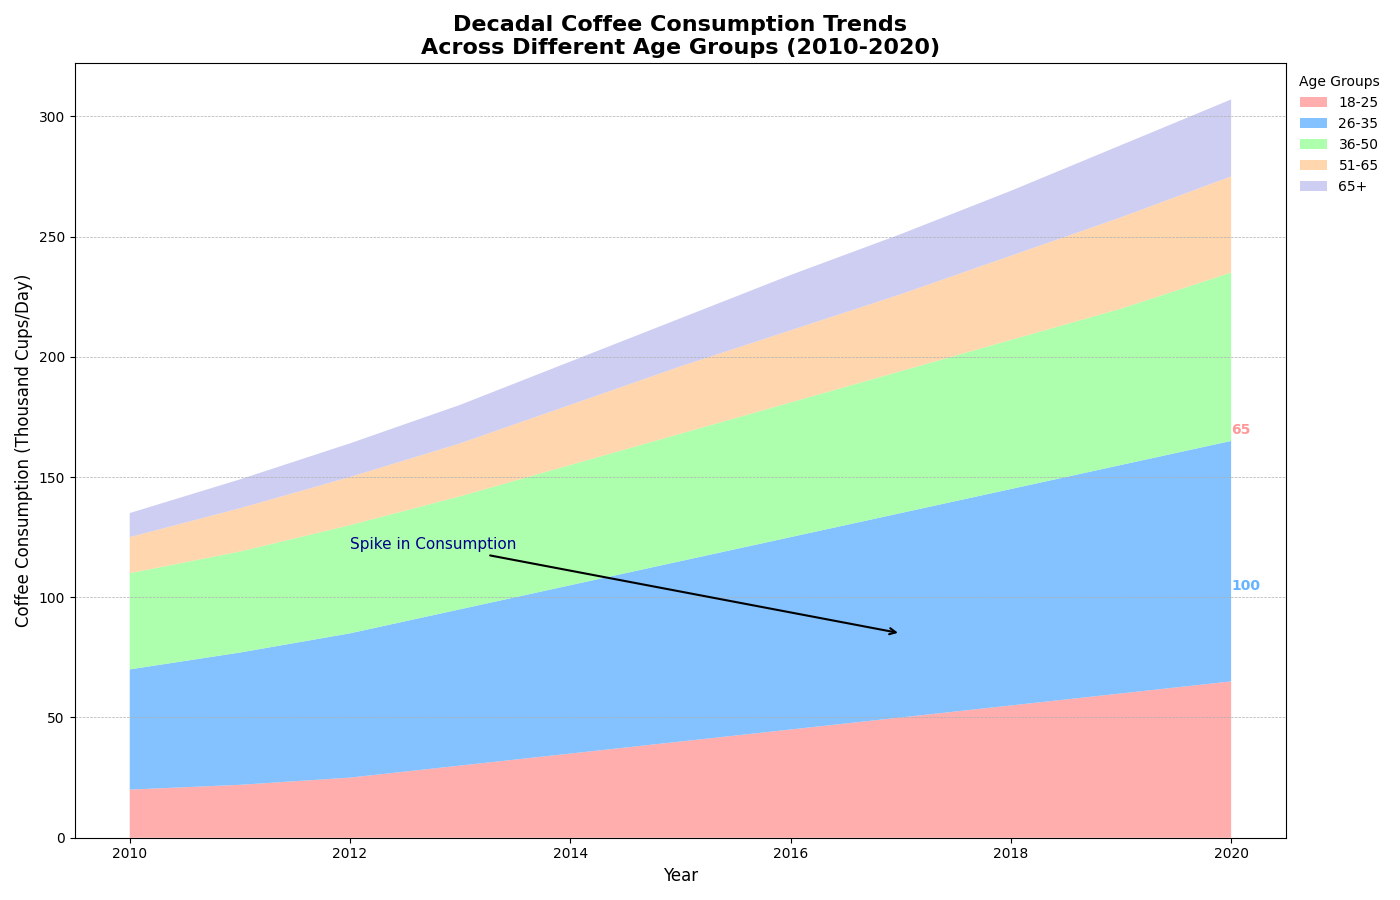

Write Python code to recreate this figure.
import matplotlib.pyplot as plt
import numpy as np

# Backstory: Comparing Coffee Consumption Trends Among Different Age Groups Over a Decade (2010-2020)

# Years of interest
years = np.arange(2010, 2021)

# Coffee consumption data in thousand cups per day for different age groups
age_18_25 = np.array([20, 22, 25, 30, 35, 40, 45, 50, 55, 60, 65])
age_26_35 = np.array([50, 55, 60, 65, 70, 75, 80, 85, 90, 95, 100])
age_36_50 = np.array([40, 42, 45, 47, 50, 53, 56, 59, 62, 65, 70])
age_51_65 = np.array([15, 18, 20, 22, 25, 28, 30, 32, 35, 38, 40])
age_65_above = np.array([10, 12, 14, 16, 18, 20, 23, 25, 27, 30, 32])

# Stack the consumption data
consumption_data = np.vstack([age_18_25, age_26_35, age_36_50, age_51_65, age_65_above])

# Set up the plot
plt.figure(figsize=(14, 9))

# Define colors for different age groups
colors = ['#ff9999','#66b3ff','#99ff99','#ffcc99','#c2c2f0']

# Create the stacked area plot
plt.stackplot(years, consumption_data, labels=['18-25', '26-35', '36-50', '51-65', '65+'], colors=colors, alpha=0.8)

# Set titles and labels with line breaks for better readability
plt.title('Decadal Coffee Consumption Trends\nAcross Different Age Groups (2010-2020)', fontsize=16, fontweight='bold')
plt.xlabel('Year', fontsize=12)
plt.ylabel('Coffee Consumption (Thousand Cups/Day)', fontsize=12)

# Add legend with better positioning outside the plot area
plt.legend(loc='upper left', bbox_to_anchor=(1, 1), title='Age Groups', fontsize=10, frameon=False)

# Grid on y-axis only
plt.grid(True, which='both', axis='y', linestyle='--', linewidth=0.5)

# Annotate significant growth in the 26-35 age group data
plt.annotate('Spike in Consumption', xy=(2017, 85), xytext=(2012, 120),
             arrowprops=dict(facecolor='black', arrowstyle='->', lw=1.5),
             fontsize=11, color='darkblue')

# Enhance annotations for better insight
for i in range(len(years)):
    if i == len(years) - 1:  # Only mark the last data points to avoid clutter
        plt.text(years[i], consumption_data[1, i] + 3, f'{consumption_data[1, i]}', color=colors[1], fontsize=10, fontweight='bold')
        plt.text(years[i], consumption_data[0, i] + consumption_data[1, i] + 3, f'{consumption_data[0, i]}', color=colors[0], fontsize=10, fontweight='bold')

# Adjust layout to prevent any overlap
plt.tight_layout()

# Show plot
plt.show()
